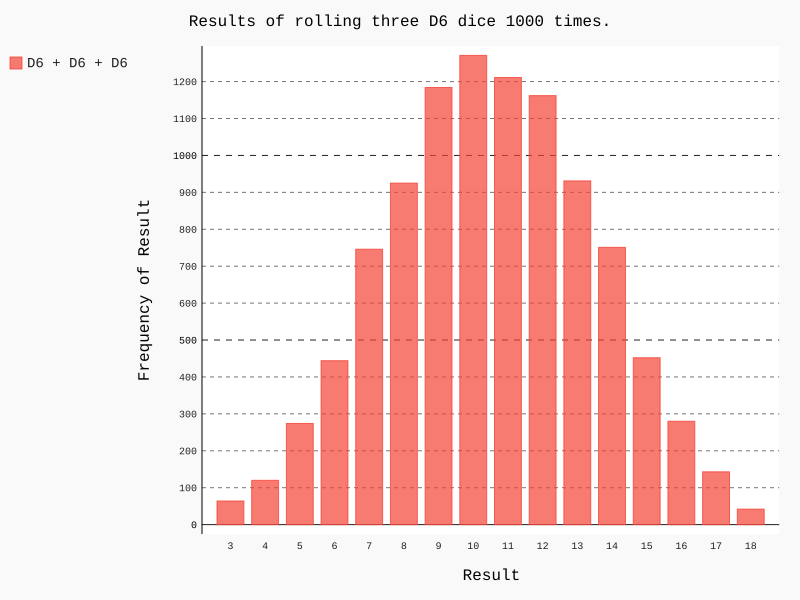

Write Python code to recreate this figure.
import pygal
from die import Die

die_1 = Die(6)
die_2 = Die(6)
die_3 = Die()

results = []

for _ in range(10000):
    result = die_1.roll() + die_2.roll() + die_3.roll()
    results.append(result)

frequencies = []
max_result = die_1.num_sides + die_2.num_sides + die_3.num_sides
for i in range(3, max_result + 1):
    frequency = results.count(i)
    frequencies.append(frequency)

print(frequencies)

hist = pygal.Bar()
hist.title = "Results of rolling three D6 dice 1000 times."
hist.x_labels = [str(i) for i in range(3, max_result + 1)]
hist.x_title = "Result"
hist.y_title = "Frequency of Result"

hist.add('D6 + D6 + D6', frequencies)
hist.render_to_file('die_visual.svg')
